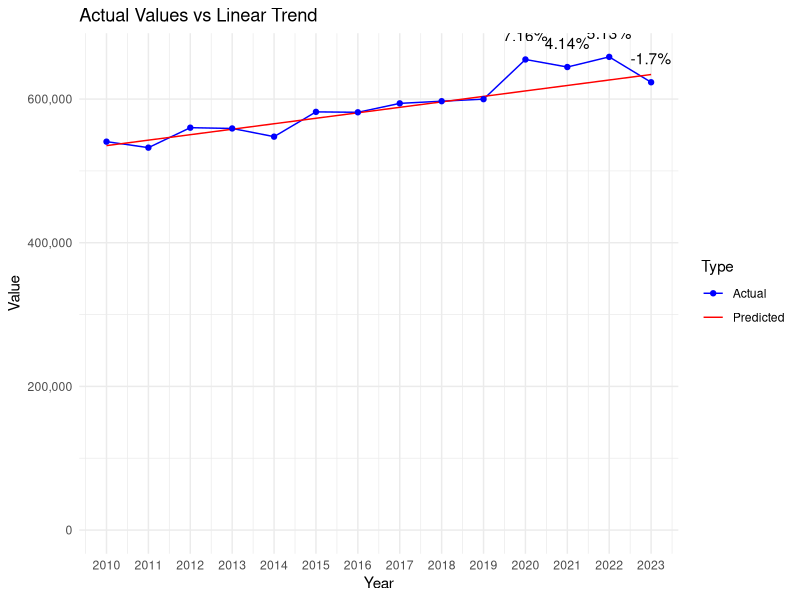

The R source for this figure:
# Load necessary libraries
library(dplyr)
library(readr)
library(ggplot2)

# Defines the data as a named vector
data <- c(
  `2010` = 540681, `2011` = 532357, `2012` = 560150, `2013` = 559063, `2014` = 547652,
  `2015` = 582153, `2016` = 581556, `2017` = 593984, `2018` = 597007, `2019` = 599844,
  `2020` = 655081, `2021` = 644573, `2022` = 658698, `2023` = 623364
)

# Extracts data for the decade and recent years
decade <- data[as.character(2010:2019)]
recent_years <- data[as.character(2020:2023)]

# Fits a linear model to the decade data
years <- as.numeric(names(decade))
lm_model <- lm(decade ~ years)

# Predicts values for 2020 to 2023 based on the linear model
predicted_values <- predict(lm_model, newdata = data.frame(years = as.numeric(names(recent_years))))

# Calculates deviations from the linear trend
deviations <- recent_years - predicted_values

# Calculates the mean and standard deviation of the decade
decade_mean <- mean(decade)
decade_stddev <- sd(decade)

# Initializes vectors to store the calculated values
z_scores <- numeric(length(recent_years))
percent_deviations <- numeric(length(recent_years))

# Calculates and store the Z-scores, deviations, and percentage of deviations for recent years
for (i in 1:length(recent_years)) {
  year <- names(recent_years)[i]
  z_scores[i] <- (recent_years[year] - decade_mean) / decade_stddev
  deviation <- deviations[year]
  percent_deviations[i] <- (deviation / predicted_values[i]) * 100
  cat(sprintf("Year: %s, Z-score: %f, Deviation from linear trend: %f, Percentage of deviation: %f%%\n",
              year, z_scores[i], deviation, percent_deviations[i]))
}

# Prepare an extended range for predictions, including 2020 to 2023
extended_years <- as.numeric(c(names(decade), names(recent_years)))

# Predict values for the extended range based on the linear model
extended_predicted_values <- predict(lm_model, newdata = data.frame(years = extended_years))

# Create a data frame for plotting actual values
actual_plot_data <- data.frame(
  Year = as.numeric(names(data)),
  Value = data,
  Type = "Actual"
)

# Create a data frame for plotting predicted values
predicted_plot_data <- data.frame(
  Year = extended_years,
  Value = extended_predicted_values,
  Type = "Predicted"
)

# Combine actual and predicted data
plot_data <- rbind(actual_plot_data, predicted_plot_data)

# Create the line chart
p <- ggplot(plot_data, aes(x = Year, y = Value, color = Type)) +
  geom_line(aes(group = Type)) +
  geom_point(data = actual_plot_data, aes(x = Year, y = Value)) +
  theme_minimal() +
  labs(title = "Actual Values vs Linear Trend", x = "Year", y = "Value") +
  scale_color_manual(values = c("Actual" = "blue", "Predicted" = "red")) +
  scale_y_continuous(labels = scales::comma, limits = c(0, max(plot_data$Value))) +
  scale_x_continuous(breaks = extended_years) # Set breaks to every year

# Add percentage of deviation annotations for 2020 to 2023
for (i in 1:length(recent_years)) {
  year <- as.numeric(names(recent_years)[i])
  deviation_value <- percent_deviations[i]
  p <- p + annotate("text", x = year, y = data[as.character(year)], label = paste0(round(deviation_value, 2), "%"), vjust = -1.5)
}

# Print the plot
print(p)
